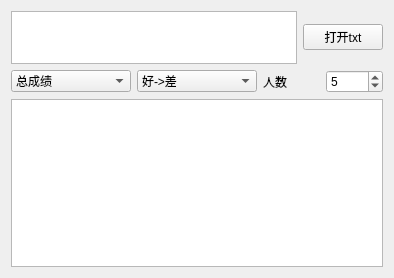
<?xml version="1.0" encoding="UTF-8"?>
<ui version="4.0">
 <class>PIGAIClass</class>
 <widget class="QWidget" name="PIGAIClass">
  <property name="geometry">
   <rect>
    <x>0</x>
    <y>0</y>
    <width>394</width>
    <height>278</height>
   </rect>
  </property>
  <property name="windowTitle">
   <string>PIGAI</string>
  </property>
  <property name="windowIcon">
   <iconset resource="PIGAI.qrc">
    <normaloff>:/PIGAI/akngx-8hzee-001.ico</normaloff>:/PIGAI/akngx-8hzee-001.ico</iconset>
  </property>
  <layout class="QVBoxLayout" name="verticalLayout">
   <item>
    <layout class="QHBoxLayout" name="horizontalLayout">
     <item>
      <widget class="QTextEdit" name="textEdit">
       <property name="sizePolicy">
        <sizepolicy hsizetype="Expanding" vsizetype="Minimum">
         <horstretch>0</horstretch>
         <verstretch>0</verstretch>
        </sizepolicy>
       </property>
       <property name="minimumSize">
        <size>
         <width>0</width>
         <height>53</height>
        </size>
       </property>
       <property name="maximumSize">
        <size>
         <width>16777215</width>
         <height>100</height>
        </size>
       </property>
      </widget>
     </item>
     <item>
      <widget class="QPushButton" name="pushButton">
       <property name="text">
        <string>打开txt</string>
       </property>
      </widget>
     </item>
    </layout>
   </item>
   <item>
    <layout class="QHBoxLayout" name="horizontalLayout_3">
     <item>
      <widget class="QComboBox" name="m_cbSub">
       <item>
        <property name="text">
         <string>总成绩</string>
        </property>
       </item>
       <item>
        <property name="text">
         <string>客观</string>
        </property>
       </item>
       <item>
        <property name="text">
         <string>主观</string>
        </property>
       </item>
      </widget>
     </item>
     <item>
      <widget class="QComboBox" name="m_cbOrder">
       <item>
        <property name="text">
         <string>好-&gt;差</string>
        </property>
       </item>
       <item>
        <property name="text">
         <string>差-&gt;好</string>
        </property>
       </item>
      </widget>
     </item>
     <item>
      <layout class="QHBoxLayout" name="horizontalLayout_2">
       <item>
        <widget class="QLabel" name="label">
         <property name="text">
          <string>人数</string>
         </property>
        </widget>
       </item>
       <item>
        <widget class="QSpinBox" name="spinBox">
         <property name="minimum">
          <number>1</number>
         </property>
         <property name="value">
          <number>5</number>
         </property>
        </widget>
       </item>
      </layout>
     </item>
    </layout>
   </item>
   <item>
    <widget class="QTextBrowser" name="textBrowser">
     <property name="sizePolicy">
      <sizepolicy hsizetype="Expanding" vsizetype="Minimum">
       <horstretch>0</horstretch>
       <verstretch>0</verstretch>
      </sizepolicy>
     </property>
     <property name="minimumSize">
      <size>
       <width>0</width>
       <height>20</height>
      </size>
     </property>
    </widget>
   </item>
  </layout>
 </widget>
 <layoutdefault spacing="6" margin="11"/>
 <resources>
  <include location="PIGAI.qrc"/>
 </resources>
 <connections/>
</ui>
